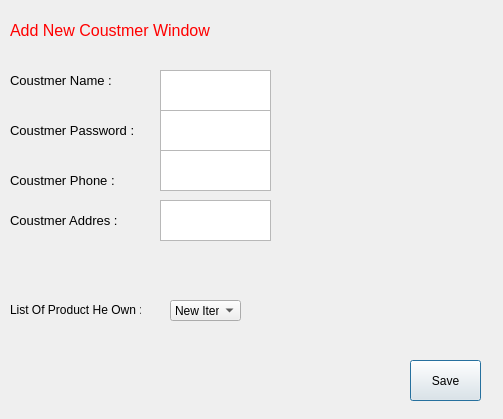
<?xml version="1.0" encoding="UTF-8"?>
<ui version="4.0">
 <class>Dialog</class>
 <widget class="QDialog" name="Dialog">
  <property name="geometry">
   <rect>
    <x>0</x>
    <y>0</y>
    <width>503</width>
    <height>419</height>
   </rect>
  </property>
  <property name="windowTitle">
   <string>Dialog</string>
  </property>
  <widget class="QLabel" name="label">
   <property name="geometry">
    <rect>
     <x>10</x>
     <y>0</y>
     <width>211</width>
     <height>61</height>
    </rect>
   </property>
   <property name="text">
    <string>&lt;html&gt;&lt;head/&gt;&lt;body&gt;&lt;p&gt;&lt;span style=&quot; font-size:12pt; color:#ff0000;&quot;&gt;Add New Coustmer Window &lt;/span&gt;&lt;/p&gt;&lt;/body&gt;&lt;/html&gt;</string>
   </property>
  </widget>
  <widget class="QLabel" name="label_2">
   <property name="geometry">
    <rect>
     <x>10</x>
     <y>60</y>
     <width>131</width>
     <height>41</height>
    </rect>
   </property>
   <property name="text">
    <string>&lt;html&gt;&lt;head/&gt;&lt;body&gt;&lt;p&gt;&lt;span style=&quot; font-size:10pt;&quot;&gt;Coustmer Name : &lt;/span&gt;&lt;/p&gt;&lt;/body&gt;&lt;/html&gt;</string>
   </property>
  </widget>
  <widget class="QLabel" name="label_3">
   <property name="geometry">
    <rect>
     <x>10</x>
     <y>110</y>
     <width>131</width>
     <height>41</height>
    </rect>
   </property>
   <property name="text">
    <string>&lt;html&gt;&lt;head/&gt;&lt;body&gt;&lt;p&gt;&lt;span style=&quot; font-size:10pt;&quot;&gt;Coustmer Password :&lt;/span&gt;&lt;/p&gt;&lt;/body&gt;&lt;/html&gt;</string>
   </property>
  </widget>
  <widget class="QLabel" name="label_4">
   <property name="geometry">
    <rect>
     <x>10</x>
     <y>160</y>
     <width>131</width>
     <height>41</height>
    </rect>
   </property>
   <property name="text">
    <string>&lt;html&gt;&lt;head/&gt;&lt;body&gt;&lt;p&gt;&lt;span style=&quot; font-size:10pt;&quot;&gt;Coustmer Phone :&lt;/span&gt;&lt;/p&gt;&lt;/body&gt;&lt;/html&gt;</string>
   </property>
  </widget>
  <widget class="QLabel" name="label_6">
   <property name="geometry">
    <rect>
     <x>10</x>
     <y>290</y>
     <width>131</width>
     <height>41</height>
    </rect>
   </property>
   <property name="text">
    <string>&lt;html&gt;&lt;head/&gt;&lt;body&gt;&lt;p&gt;List Of Product He Own :&lt;/p&gt;&lt;/body&gt;&lt;/html&gt;</string>
   </property>
  </widget>
  <widget class="QPushButton" name="pushButton">
   <property name="geometry">
    <rect>
     <x>410</x>
     <y>360</y>
     <width>71</width>
     <height>41</height>
    </rect>
   </property>
   <property name="text">
    <string>Save</string>
   </property>
  </widget>
  <widget class="QTextEdit" name="textEdit">
   <property name="geometry">
    <rect>
     <x>160</x>
     <y>70</y>
     <width>111</width>
     <height>41</height>
    </rect>
   </property>
  </widget>
  <widget class="QTextEdit" name="textEdit_2">
   <property name="geometry">
    <rect>
     <x>160</x>
     <y>110</y>
     <width>111</width>
     <height>41</height>
    </rect>
   </property>
  </widget>
  <widget class="QTextEdit" name="textEdit_3">
   <property name="geometry">
    <rect>
     <x>160</x>
     <y>150</y>
     <width>111</width>
     <height>41</height>
    </rect>
   </property>
  </widget>
  <widget class="QComboBox" name="comboBox_2">
   <property name="geometry">
    <rect>
     <x>170</x>
     <y>300</y>
     <width>71</width>
     <height>21</height>
    </rect>
   </property>
   <item>
    <property name="text">
     <string>New Item</string>
    </property>
   </item>
   <item>
    <property name="text">
     <string>New Item</string>
    </property>
   </item>
   <item>
    <property name="text">
     <string>New Item</string>
    </property>
   </item>
  </widget>
  <widget class="QLabel" name="label_5">
   <property name="geometry">
    <rect>
     <x>10</x>
     <y>200</y>
     <width>131</width>
     <height>41</height>
    </rect>
   </property>
   <property name="text">
    <string>&lt;html&gt;&lt;head/&gt;&lt;body&gt;&lt;p&gt;&lt;span style=&quot; font-size:10pt;&quot;&gt;Coustmer Addres :&lt;/span&gt;&lt;/p&gt;&lt;/body&gt;&lt;/html&gt;</string>
   </property>
  </widget>
  <widget class="QTextEdit" name="textEdit_4">
   <property name="geometry">
    <rect>
     <x>160</x>
     <y>200</y>
     <width>111</width>
     <height>41</height>
    </rect>
   </property>
  </widget>
 </widget>
 <resources/>
 <connections/>
</ui>
